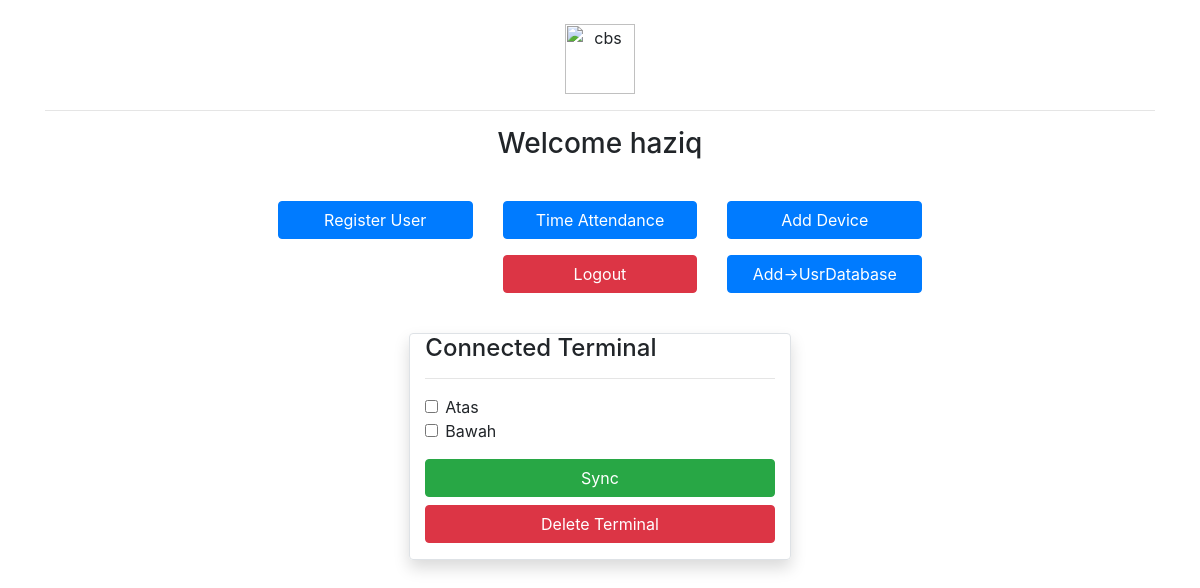
/administrator/ (signed in), run on an earlier commit of the app's database.
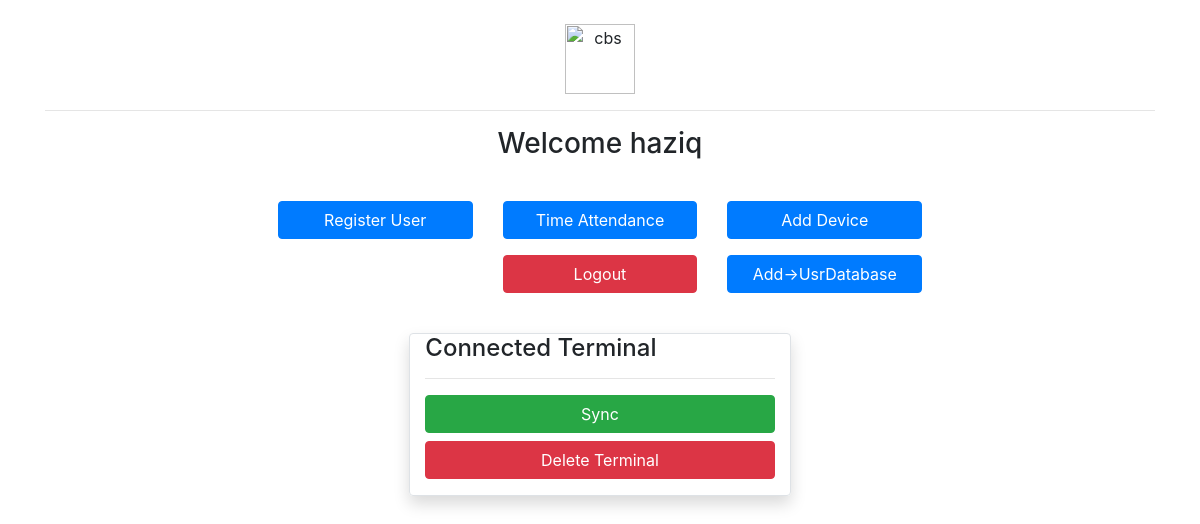
And on a later commit of the database.
### timeAttendance/models.py (models this page shows)
class TerminalDetails(models.Model):
    terminal_id = models.IntegerField(primary_key=True)
    terminal_ip = models.CharField(max_length=100)
    terminal_name = models.CharField(max_length=100)

### administrator/views.py (the view)
# urls.py: 2. Add a URL to urlpatterns:  path('', views.home, name='home')
@login_required
def home(requests):
    terminal_dict_list = []
    terminal_obj_list = TerminalDetails.objects.all()
    for index,terminal_obj in enumerate(terminal_obj_list):
        temp_model = model_to_dict(terminal_obj)
        temp_model["counter"] = index
        terminal_dict_list.append(temp_model)
    context= {
        "terminal_dict_list" : terminal_dict_list
        }
    return render(requests, "administrator/administrator_home.html", context)

### templates/administrator/administrator_home.html (shortened to what this page needs)
<head>
  <link rel="stylesheet" href="https://stackpath.bootstrapcdn.com/bootstrap/4.3.1/css/bootstrap.min.css">
</head>
<body>
  <br>
  <div class="container">
    <div class="row text-center">
      <div class="col-sm"></div>
      <div class="col-sm">
        <img src="https://i.ibb.co/BN7M0W3/Whats-App-Image-2019-09-16-at-11-30-13-AM.jpg" class="img-responsive" height="70"  alt="cbs" border="0">
      </div>
      <div class="col-sm"></div>
    </div>
    <hr>
    <div class="row text-center">
      <div class="col-sm">
        <h3>Welcome {{ user.get_username }}</h3>
      </div>
    </div>
    <br>
    <div class="row p-2">
        <div class="col-sm"></div>
        {% if request.user.is_superuser %}
        <div class="col-sm text-right"><button type="button" class="btn btn-block btn-primary" onclick="window.location.href='/administrator/registration'">Register User</button></div>
        {% else %}
        <div class="col-sm text-right"><button type="button" class="btn btn-block btn-secondary" disabled>Register User</button></div>
        {% endif %}
        <div class="col-sm text-center"><button type="button" class="btn btn-block btn-primary" onclick="window.location.href='/time_attendance/btnAction'">Time Attendance</button></div>
        {% if request.user.is_superuser %}
        <div class="col-sm text-left"><button type="button" class="btn btn-block btn-primary" onclick="window.location.href='/administrator/add_device'">Add Device</button></div>
        {% else %}
        <div class="col-sm text-left"><button type="button" class="btn btn-block btn-secondary" disabled>Add Device</button></div>
        {% endif %}
        <div class="col-sm"></div>
    </div>
    <div class="row p-2">
      <div class="col-sm"></div>
      <div class="col-sm text-right">
      </div>
      <div class="col-sm text-center">
        <a href="{% url 'logout' %}?next=/">
          <button type="button" class="btn btn-block btn-danger" >Logout</button>
        </a>
      </div>
      <div class="col-sm">
        {% if request.user.is_superuser %}
        <button type="button" class="btn btn-block btn-primary" onclick="window.location.href='/administrator/employee_add'"">Add->UsrDatabase</button>
        {% else %}
        <button type="button" class="btn btn-block btn-secondary" disabled>Add->UsrDatabase</button>
        {% endif %}
      </div>
      <div class="col-sm"></div>
    </div>
    <div class="row pt-3">
    </div>
    <div class="row pt-3">
      <div class="col-sm"></div>
    <div class="col-sm border shadow rounded">
      <h4>Connected Terminal</h4>
      <hr>
      {% if request.user.is_superuser %}
      <form id="ip_form" method="GET" action="/administrator/Sync/">
        <div class="form-group ">
          {% for terminal_dict in terminal_dict_list %}
          <div class="form-check">
            <input class="form-check-input" type="checkbox" id="defaultCheck1" name="{{terminal_dict.counter}}" value="{{terminal_dict.terminal_ip}}">
            <label class="form-check-label" for="defaultCheck1">{{terminal_dict.terminal_name}}</label>
          </div>
          {% endfor %}
        </div>
        <button type="submit" name="sync" value="sync" class="btn btn-block btn-success" onclick="window.location.href='/administrator/Sync'"">Sync</button>
        <button type="submit" name="delete" value="delete" class="btn btn-block btn-danger" onclick="window.location.href='/administrator/Sync'"">Delete Terminal</button>
      </form>
      {% endif %}
    </div>
    <div class="col-sm"></div>
    </div>
  </div>
</body>

What changed in the data, as far as the page shows it:
removed TerminalDetails: terminal_name "Atas"
removed TerminalDetails: terminal_name "Bawah"
